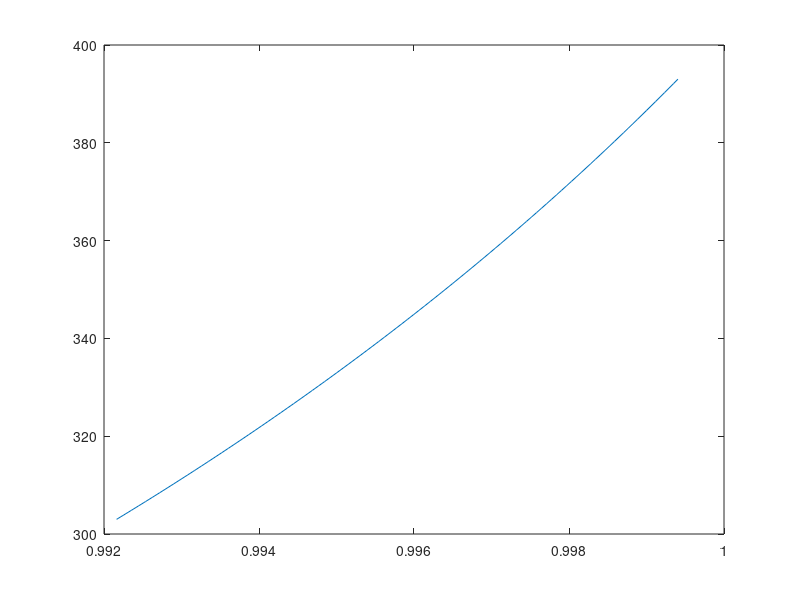

MATLAB code to generate this figure:
T = linspace(30+273,120+273);
R = 8.314;
Delta_hm = 80;
Tm_i = 129.8+273;
M = 233.4;

%%%%%%%%%%%%%%%%%%%%%%%%%%%%%%%%%%%%%%%%%%%%%%%%%%%%%%%%%%%%%%%%%%%%%%%%%%
X = exp(Delta_hm./R .*(1/Tm_i - 1./T));

%%%%%%%%%%%%%%%%%%%%%%%%%%%%%%%%%%%%%%%%%%%%%%%%%%%%%%%%%%%%%%%%%%%%%%%%%%
figure;
plot(X,T);